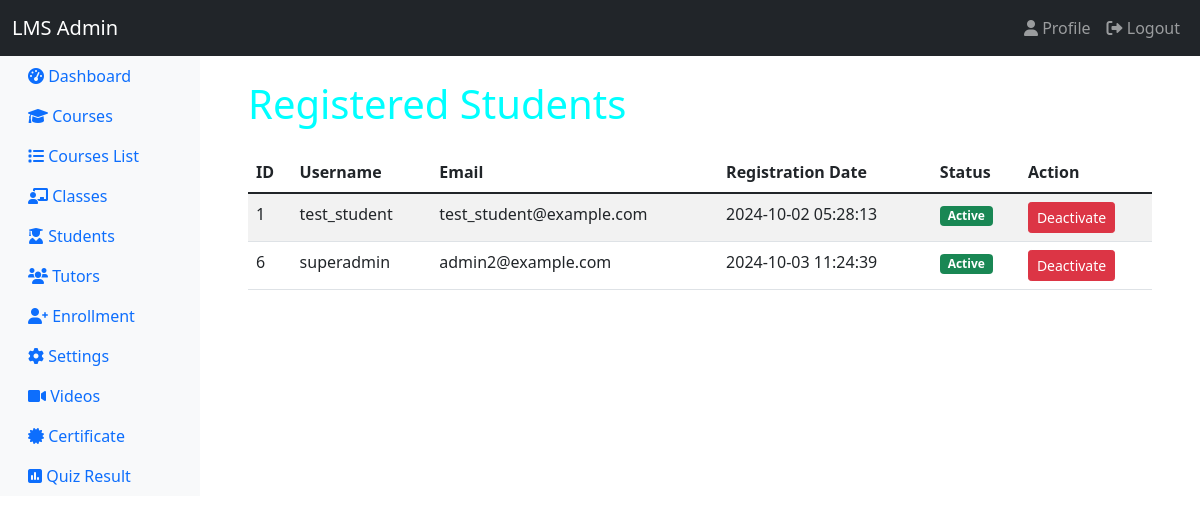
The app's page /admin/students.php (signed in) with its own data.
### tables this page shows
CREATE TABLE `users` (
  `id` int(11) NOT NULL,
  `username` varchar(50) NOT NULL,
  `email` varchar(100) NOT NULL,
  `password` varchar(255) NOT NULL,
  `role` enum('student','instructor','admin') NOT NULL,
  `created_at` timestamp NOT NULL DEFAULT current_timestamp(),
  `is_active` tinyint(1) DEFAULT 1
);

### admin/students.php (the view, shortened to what this page needs)
<?php
require_once '../functions.php';
$query = "SELECT id, username, email, created_at, is_active FROM users WHERE role = 'student'";
$result = mysqli_query($conn, $query);
$students = mysqli_fetch_all($result, MYSQLI_ASSOC);
?>
<!DOCTYPE html>
<html lang="en">
<head>
    <link href="https://cdn.jsdelivr.net/npm/bootstrap@5.1.3/dist/css/bootstrap.min.css" rel="stylesheet">
    <link rel="stylesheet" href="https://cdnjs.cloudflare.com/ajax/libs/font-awesome/6.0.0-beta3/css/all.min.css">
</head>
<body>
    <nav class="navbar navbar-expand-lg navbar-dark bg-dark">
        <div class="container-fluid">
            <a class="navbar-brand" href="#">LMS Admin</a>
            <div class="collapse navbar-collapse" id="navbarNav">
                <ul class="navbar-nav ms-auto">
                    <li class="nav-item">
                        <a class="nav-link" href="#"><i class="fas fa-user"></i> Profile</a>
                    </li>
                    <li class="nav-item">
                        <a class="nav-link" href="logout.php"><i class="fas fa-sign-out-alt"></i> Logout</a>
                    </li>
                </ul>
            </div>
        </div>
    </nav>
    <div class="container-fluid">
        <div class="row">
            <?php include 'sidebar.php'; ?>
            <main class="col-md-9 ms-sm-auto col-lg-10 px-md-4">
                <div class="container mt-4">
                    <h1 class="mb-4">Registered Students</h1>
                    <?php if (count($students) > 0): ?>
                        <table class="table table-striped">
                            <thead>
                                <tr>
                                    <th>ID</th>
                                    <th>Username</th>
                                    <th>Email</th>
                                    <th>Registration Date</th>
                                    <th>Status</th>
                                    <th>Action</th>
                                </tr>
                            </thead>
                            <tbody>
                                <?php foreach ($students as $student): ?>
                                <tr>
                                    <td><?php echo htmlspecialchars($student['id']); ?></td>
                                    <td><?php echo htmlspecialchars($student['username']); ?></td>
                                    <td><?php echo htmlspecialchars($student['email']); ?></td>
                                    <td><?php echo htmlspecialchars($student['created_at']); ?></td>
                                    <td>
                                        <span class="badge bg-<?php echo $student['is_active'] ? 'success' : 'danger'; ?>">
                                            <?php echo $student['is_active'] ? 'Active' : 'Inactive'; ?>
                                        </span>
                                    </td>
                                    <td>
                                        <form action="" method="post">
                                            <button type="submit" name="toggle_status" class="btn btn-sm btn-<?php echo $student['is_active'] ? 'danger' : 'success'; ?>">
                                                <?php echo $student['is_active'] ? 'Deactivate' : 'Activate'; ?>
                                            </button>
                                        </form>
                                    </td>
                                </tr>
                                <?php endforeach; ?>
                            </tbody>
                        </table>
                    <?php else: ?>
                        <p>No students found.</p>
                    <?php endif; ?>
                </div>
            </main>
        </div>
    </div>
</body>
</html>

### admin/students.php (style rules this page uses)
.mb-4 { color:aqua }

### records on screen
users: id "1", username "test_student", email "test_student@example.com", created_at "2024-10-02 05:28:13", is_active "Active"
users: id "6", username "superadmin", email "admin2@example.com", created_at "2024-10-03 11:24:39", is_active "Active"
